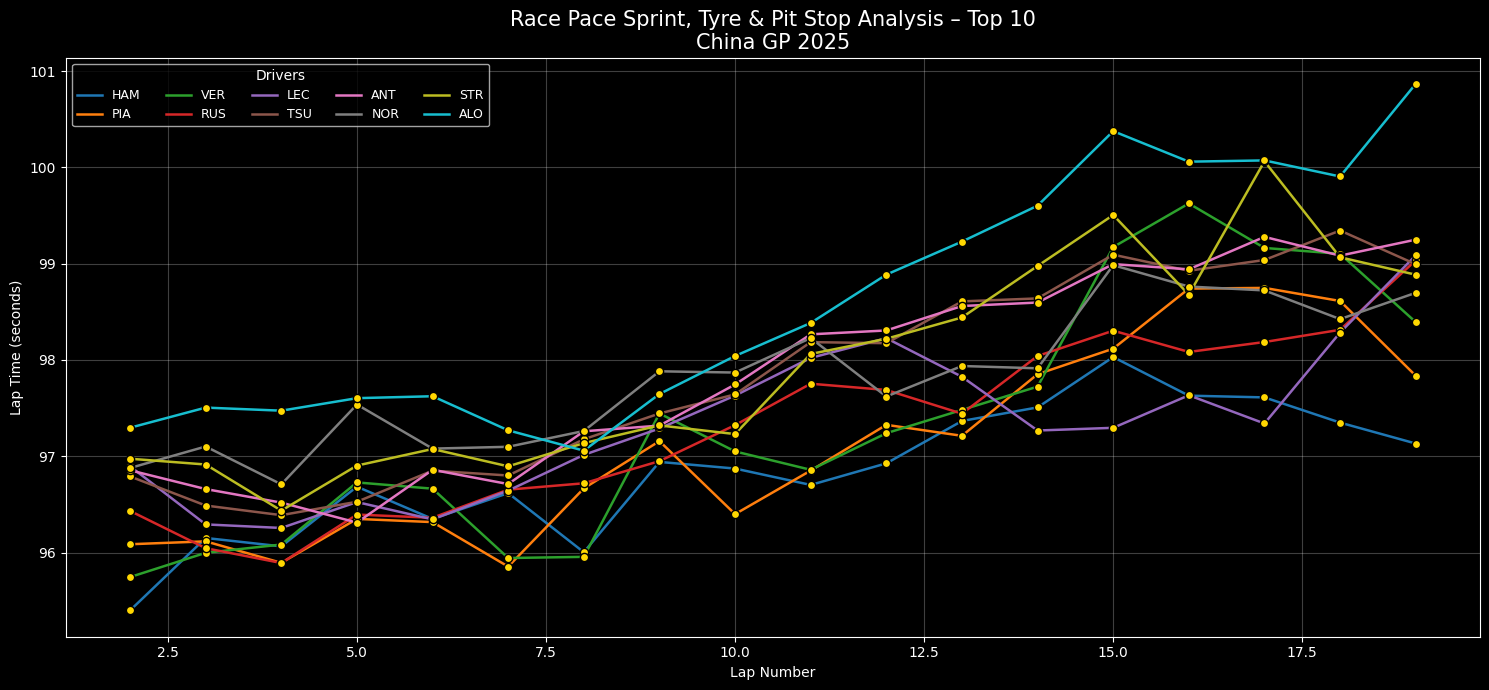

Reproduce this figure in Python.
import fastf1
import fastf1.plotting
import matplotlib.pyplot as plt
import numpy as np
import pandas as pd
import os

# =============================
# CONFIG
# =============================
YEAR = 2025
GP = "China"
SESSION = "S"
CACHE_DIR = "cache"

# =============================
# SETUP (FIX CACHE ERROR)
# =============================
os.makedirs(CACHE_DIR, exist_ok=True)
fastf1.Cache.enable_cache(CACHE_DIR)

fastf1.plotting.setup_mpl()
plt.style.use("dark_background")

# =============================
# LOAD SESSION
# =============================
session = fastf1.get_session(YEAR, GP, SESSION)
session.load()

# =============================
# LOAD & CLEAN LAPS
# =============================
laps = session.laps
laps = laps[laps["IsAccurate"] == True].copy()
laps["LapTimeSec"] = laps["LapTime"].dt.total_seconds()

# =============================
# TOP 10 FINISHERS
# =============================
results = session.results.sort_values("Position").head(10)
drivers = results["Abbreviation"].tolist()
laps = laps[laps["Driver"].isin(drivers)]

# =============================
# COLORS (VERSION-PROOF)
# =============================
cmap = plt.cm.get_cmap("tab10", len(drivers))
driver_colors = {drv: cmap(i) for i, drv in enumerate(drivers)}

tyre_colors = {
    "SOFT": "red",
    "MEDIUM": "gold",
    "HARD": "white",
    "INTERMEDIATE": "green",
    "WET": "blue"
}

# =============================
# PLOT
# =============================
plt.figure(figsize=(15,7))

for drv in drivers:
    drv_laps = laps[laps["Driver"] == drv]

    # Race pace
    plt.plot(
        drv_laps["LapNumber"],
        drv_laps["LapTimeSec"],
        color=driver_colors[drv],
        linewidth=1.8,
        label=drv
    )

    # Tyre compound markers
    for compound, group in drv_laps.groupby("Compound"):
        plt.scatter(
            group["LapNumber"],
            group["LapTimeSec"],
            color=tyre_colors.get(compound, "gray"),
            s=35,
            edgecolors="black",
            zorder=3
        )

    # Pit stop markers
    pit_laps = drv_laps[drv_laps["PitInTime"].notna()]
    for lap in pit_laps["LapNumber"]:
        plt.axvline(
            lap,
            color=driver_colors[drv],
            linestyle="--",
            alpha=0.25,
            linewidth=1
        )

# =============================
# LABELS
# =============================
plt.title(
    "Race Pace Sprint, Tyre & Pit Stop Analysis – Top 10\nChina GP 2025",
    fontsize=15
)
plt.xlabel("Lap Number")
plt.ylabel("Lap Time (seconds)")
plt.grid(alpha=0.25)
plt.legend(title="Drivers", ncol=5, fontsize=9)
plt.tight_layout()
plt.show()
